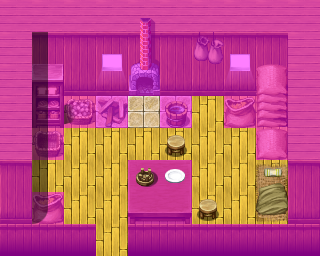

A level layout from a 2D game, rendered from its tile map. Below: a short description, then the map file with tile-grid data replaced by summaries:
An orthogonal 10x8 tile map with 32x32 px tiles, 4 tile layers (Ground, Objects, Walkable, Above), 10 tilesets and 2 objects (mapchange, spawn).

<map version="1.0" orientation="orthogonal" width="10" height="8" tilewidth="32" tileheight="32">
    <tileset firstgid="1" name="map_10" tilewidth="32" tileheight="32">
        <image source="../drawable/map_10.png" width="256" height="256" />
    </tileset>
    <tileset firstgid="65" name="map_12" tilewidth="32" tileheight="32">
        <image source="../drawable/map_12.png" width="256" height="256" />
    </tileset>
    <tileset firstgid="129" name="map_11" tilewidth="32" tileheight="32">
        <image source="../drawable/map_11.png" width="256" height="256" />
    </tileset>
    <tileset firstgid="193" name="map_6" tilewidth="32" tileheight="32">
        <image source="../drawable/map_6.png" width="256" height="256" />
    </tileset>
    <tileset firstgid="257" name="map_1" tilewidth="32" tileheight="32">
        <image source="../drawable/map_1.png" width="256" height="256" />
    </tileset>
    <tileset firstgid="321" name="map_7" tilewidth="32" tileheight="32">
        <image source="../drawable/map_7.png" width="256" height="256" />
    </tileset>
    <tileset firstgid="385" name="map_8" tilewidth="32" tileheight="32">
        <image source="../drawable/map_8.png" width="256" height="256" />
    </tileset>
    <tileset firstgid="449" name="map_2" tilewidth="32" tileheight="32">
        <image source="../drawable/map_2.png" width="256" height="256" />
    </tileset>
    <tileset firstgid="513" name="map_0" tilewidth="32" tileheight="32">
        <image source="../drawable/map_0.png" width="256" height="256" />
    </tileset>
    <tileset firstgid="577" name="map_3" tilewidth="32" tileheight="32">
        <image source="../drawable/map_3.png" width="256" height="256" />
    </tileset>
    <layer name="Ground" width="10" height="8">
        <data>[80 cells, 80 non-empty, 8 distinct tile ids]</data>
    </layer>
    <layer name="Objects" width="10" height="8">
        <data>[80 cells, 25 non-empty, 21 distinct tile ids]</data>
    </layer>
    <layer name="Walkable" width="10" height="8">
        <data>[80 cells, 60 non-empty, 1 distinct tile ids]</data>
    </layer>
    <layer name="Above" width="10" height="8">
        <data>[80 cells, 9 non-empty, 5 distinct tile ids]</data>
    </layer>
    <objectgroup name="mapevents">
        <object name="south" type="mapchange" x="96" y="224" width="32" height="32">
            <properties>
                <property name="map" value="blackwater_mountain11" />
                <property name="place" value="house8" />
            </properties>
        </object>
    </objectgroup>
    <objectgroup name="keys" />
    <objectgroup name="spawn">
        <object name="fulus" type="spawn" x="32" y="96" width="256" height="128">
            <properties>
                <property name="spawngroup" value="fulus" />
            </properties>
        </object>
    </objectgroup>
</map>
